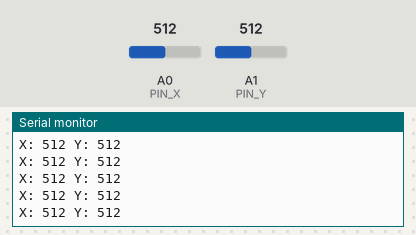
Simulated run of this sketch. Board: Arduino Uno, built with avr-gcc and run on an emulated ATmega328P. Parts: the last lines printed to the serial monitor. The inputs (shaded band) are chosen by the test bench; at power-on: A0 (PIN_X) = 512, A1 (PIN_Y) = 512. No radio packets arrive unless stated.

Above: at 1.2 s.
1.3 s: A0 (PIN_X) set to 981
At 2.1 s:
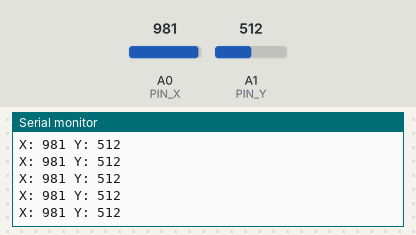
4.3 s: A0 (PIN_X) set to 1018
At 5.4 s:
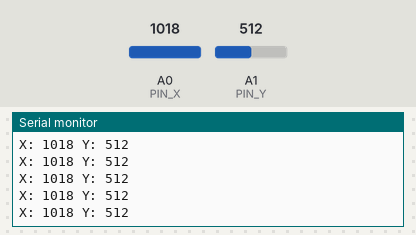
Timing chart, 0 to 6.5 s (numbered marks = the images above; inputs shaded):
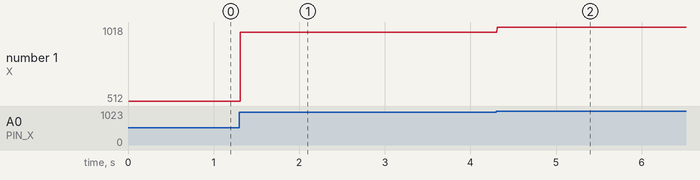

Measured:
- after the input at 1.3 s, the serial monitor: prints a new line at once (image 1)
- after the input at 4.3 s, the serial monitor: prints a new line at once (image 2)
- plotted number 1: 512 → 981 after the input at 1.3 s, 981 → 1018 after the input at 4.3 s

The sketch:

RC_Car_TX.ino
```cpp
#include <SPI.h>
#include "nRF24L01.h"
#include "RF24.h"

#define PIN_X A0
#define PIN_Y A1

/* Hardware configuration: Set up nRF24L01 radio on SPI bus plus pins 7 & 8 */
RF24 radio(7,8);
/**********************************************************/

struct {
  int X;
  int Y;
} data;

int xValue = 0;
int yValue = 0;

const uint64_t pipe = 0xE8E8F0F0E1LL;

void setup() {
  Serial.begin(57600);

  radio.begin();
  radio.setPALevel(RF24_PA_MAX);
  radio.setDataRate(RF24_250KBPS);
  radio.setAutoAck(1);
  radio.setCRCLength(RF24_CRC_8);          // Use 8-bit CRC for performance
  radio.setRetries(15,15);

  radio.openWritingPipe(pipe);

  radio.printDetails();
}

void loop() {
  xValue = analogRead(PIN_X);
  data.X = xValue;
  yValue = analogRead(PIN_Y);
  data.Y = yValue;

  if ((xValue < 506 || xValue > 510) || (yValue < 530 || yValue > 534)) {
    bool ok = radio.write(&data, sizeof(data));

    Serial.print("X: ");
    Serial.print(xValue);
    Serial.print(" Y: ");
    Serial.println(yValue);
  }
} // Loop
```
